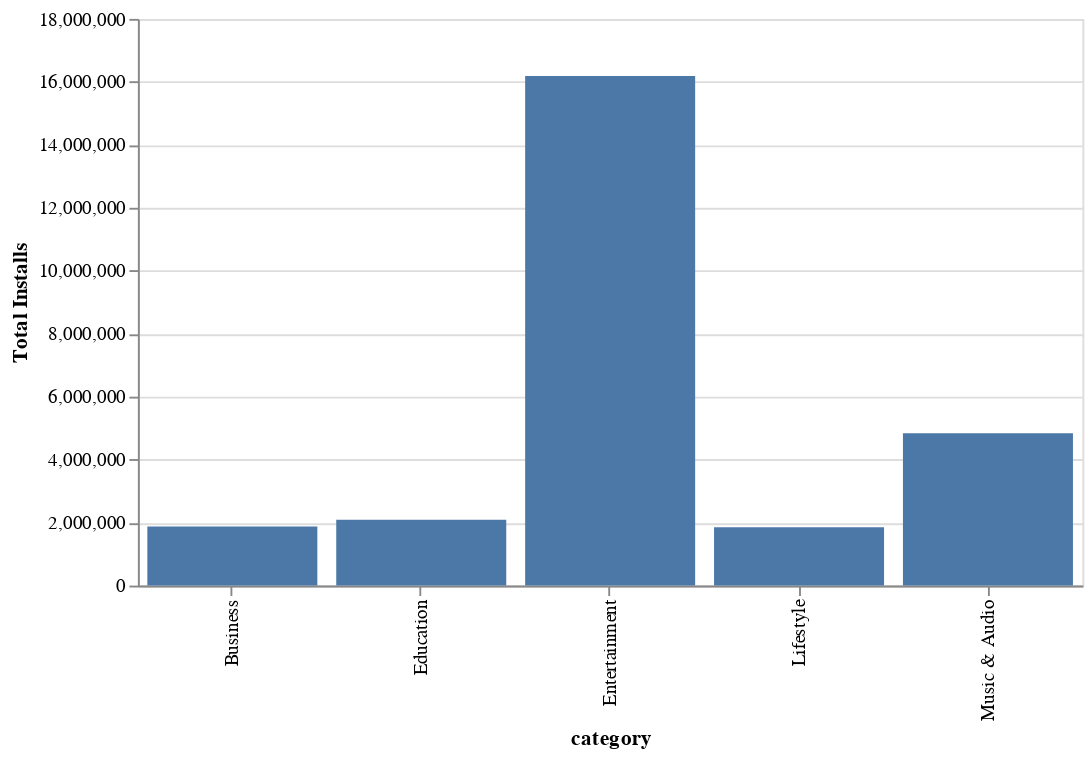

Write notebook code for a chart like this one.
### Code cell
# altair plot
fig = alt.Chart(top_pop).mark_bar().properties(width=500).encode(
    x = 'category',
    y = 'Total Installs'
)
fig

### Figure 1 — Vega-Lite specification as saved in the notebook (floating-point values rounded to 4 significant figures)
{"config": {"view": {"continuousWidth": 400, "continuousHeight": 300}}, "data": {"name": "data-31844854909c466909e12354aa9387cf"}, "mark": "bar", "encoding": {"x": {"type": "nominal", "field": "category"}, "y": {"type": "quantitative", "field": "Total Installs"}}, "width": 500, "$schema": "https://vega.github.io/schema/vega-lite/v4.8.1.json", "datasets": {"data-31844854909c466909e12354aa9387cf": [{"category": "Entertainment", "Total Installs": 16189541}, {"category": "Music & Audio", "Total Installs": 4840610}, {"category": "Education", "Total Installs": 2095120}, {"category": "Lifestyle", "Total Installs": 1852000}, {"category": "Business", "Total Installs": 1879720}]}}
